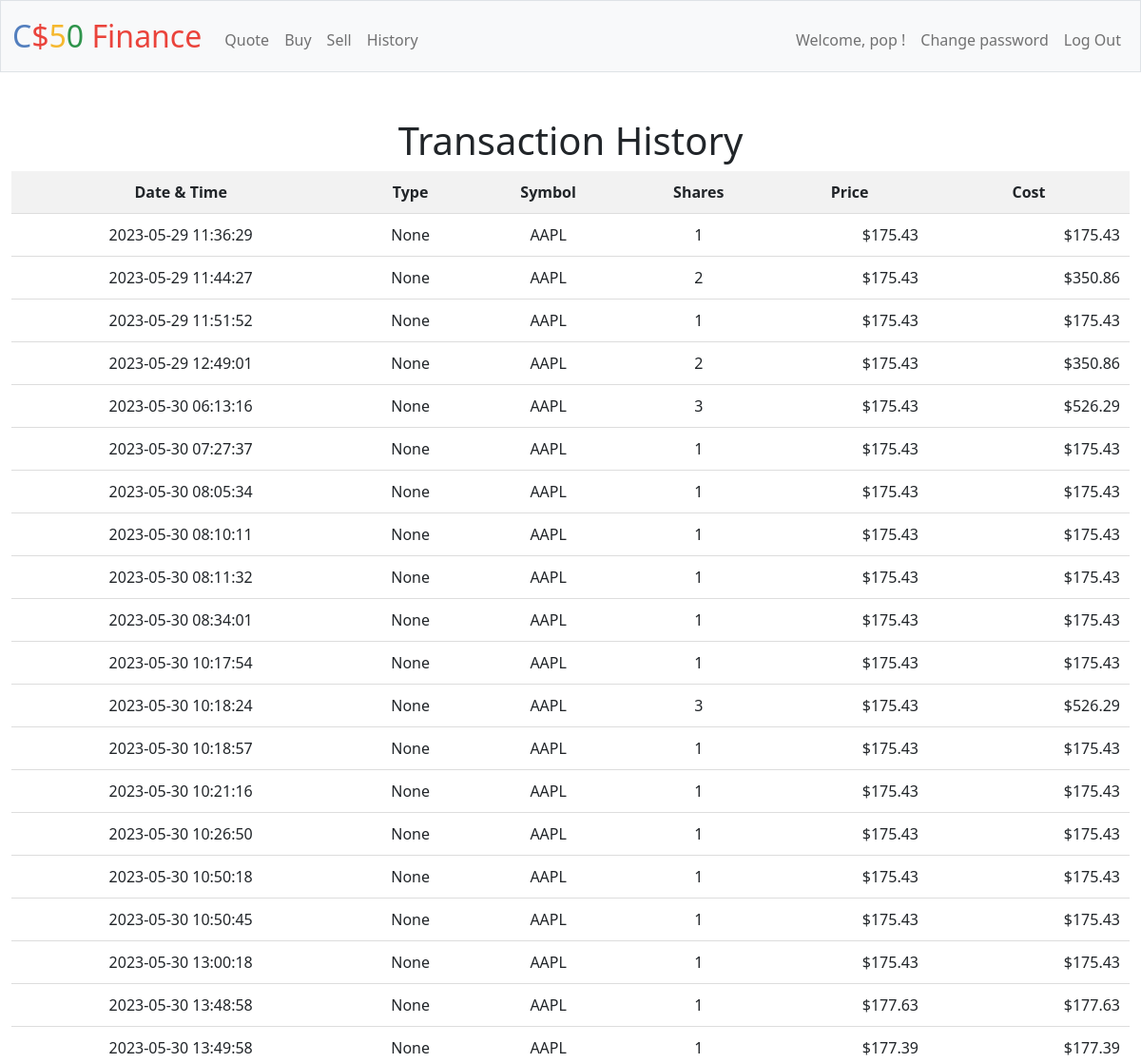
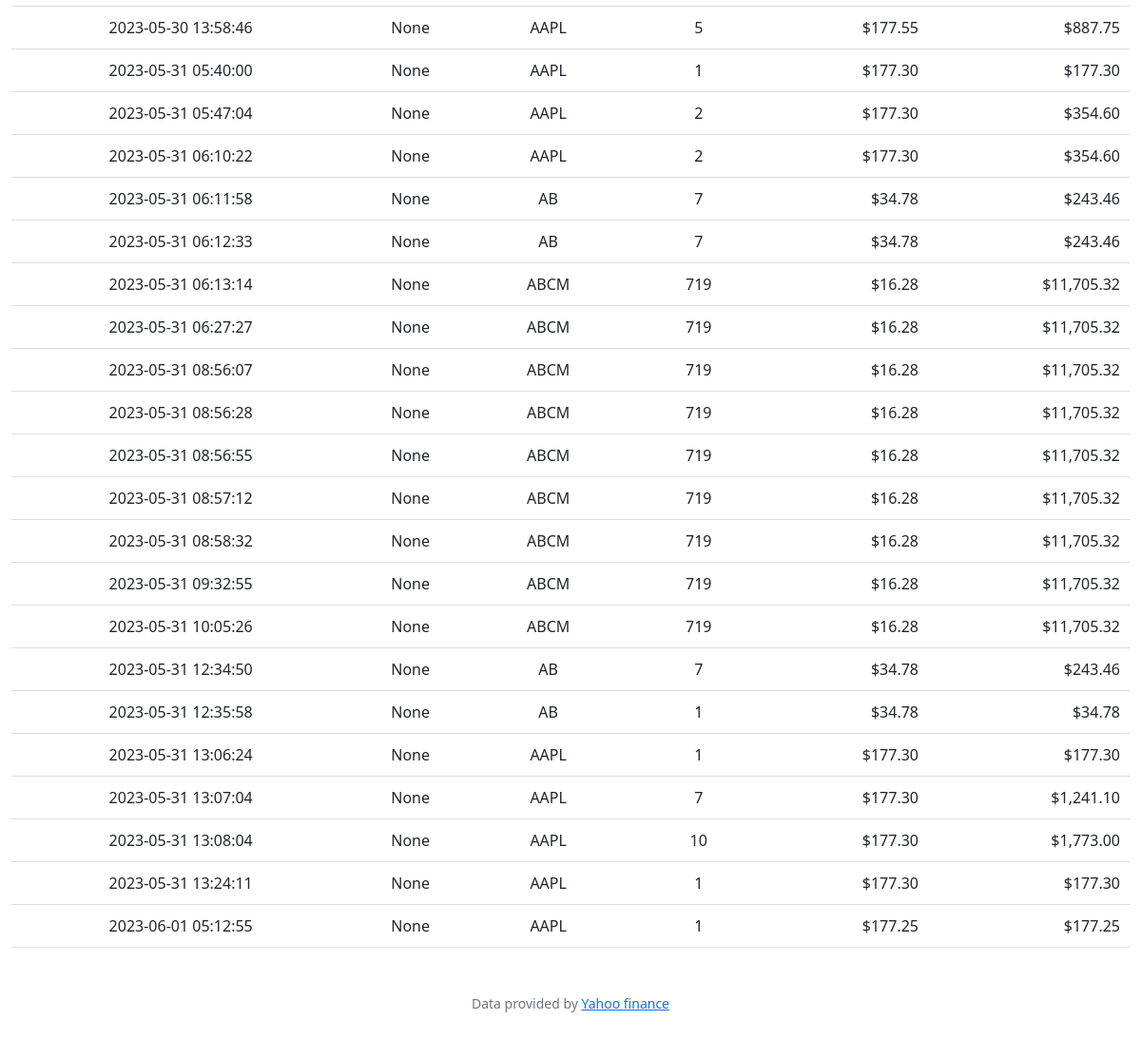
Screenshot of /history (signed in) with the database file from the repository (2 pictures, top to bottom).
### tables this page shows
CREATE TABLE purchases (
    id INTEGER PRIMARY KEY AUTOINCREMENT,
    user_id INTEGER NOT NULL,
    symbol TEXT NOT NULL,
    shares INTEGER NOT NULL,
    price NUMERIC NOT NULL,
    timestamp TIMESTAMP DEFAULT CURRENT_TIMESTAMP, 'type' TEXT,
    FOREIGN KEY (user_id) REFERENCES users (id)
);

### app.py (the view)
@app.route("/history")
@login_required
def history():
    transactions = db.execute("SELECT * FROM purchases WHERE user_id = ?", session["user_id"])
    return render_template("history.html", transactions=transactions)

### app.py (called while the page is built)
@app.after_request
def after_request(response):
    response.headers["Cache-Control"] = "no-cache, no-store, must-revalidate"
    response.headers["Expires"] = 0
    response.headers["Pragma"] = "no-cache"
    return response

### helpers.py (called while the page is built)
def login_required(f):
    @wraps(f)
    def decorated_function(*args, **kwargs):
        if session.get("user_id") is None:
            return redirect("/login")
        return f(*args, **kwargs)
    return decorated_function

def usd(value):
    return f"${value:,.2f}"

### templates/history.html (shortened to what this page needs)
{% extends "layout.html" %}
{% block main %}
<h1>Transaction History</h1>
{% if transactions %}
<table>
  <tr>
    <th>Date & Time</th>
    <th>Type</th>
    <th>Symbol</th>
    <th>Shares</th>
    <th>Price</th>
    <th>Cost</th>
  </tr>
  {% for transaction in transactions %}
  <tr>
    <td>{{ transaction["timestamp"] }}</td>
    <td>{{ transaction["type"] }}</td>
    <td>{{ transaction["symbol"] }}</td>
    <td>{{ transaction["shares"] | abs }}</td>
    <td class="text-end">{{ transaction["price"] | usd }}</td>
    <td class="text-end">{{ ((transaction["price"]) * (transaction["shares"] | abs )) | usd }}</td>
  {% endfor %}
</table>
{% else %}
<p>No transaction history available.</p>
{% endif %}
{% endblock %}

### templates/layout.html (shortened to what this page needs)
<!DOCTYPE html>
<html lang="en">
    <head>
        <link href="https://cdn.jsdelivr.net/npm/bootstrap@5.1.3/dist/css/bootstrap.min.css" rel="stylesheet">
        <link href="/static/styles.css" rel="stylesheet">
    </head>
    <body>
        <nav class="bg-light border navbar navbar-expand-md navbar-light">
            <div class="container-fluid">
                <a class="navbar-brand" href="/"><span class="blue">C</span><span class="red">$</span><span class="yellow">5</span><span class="green">0</span> <span class="red">Finance</span></a>
                <div class="collapse navbar-collapse" id="navbar">
                    {% if session["user_id"] %}
                        <ul class="navbar-nav me-auto mt-2">
                            <li class="nav-item"><a class="nav-link" href="/quote">Quote</a></li>
                            <li class="nav-item"><a class="nav-link" href="/buy">Buy</a></li>
                            <li class="nav-item"><a class="nav-link" href="/sell">Sell</a></li>
                            <li class="nav-item"><a class="nav-link" href="/history">History</a></li>
                        </ul>
                        <ul class="navbar-nav ms-auto mt-2">
                            <li class="nav-item"><span class="nav-link">Welcome, {{ session["user_name"] }} !</span></li>
                            <li class="nav-item"><a class="nav-link" href="/change_password">Change password</a></li>
                            <li class="nav-item"><a class="nav-link" href="/logout">Log Out</a></li>
                        </ul>
                    {% else %}
                        <ul class="navbar-nav ms-auto mt-2">
                            <li class="nav-item"><a class="nav-link" href="/register">Register</a></li>
                            <li class="nav-item"><a class="nav-link" href="/login">Log In</a></li>
                        </ul>
                    {% endif %}
                </div>
            </div>
        </nav>
        <main class="container-fluid py-5 text-center">
            {% block main %}{% endblock %}
        </main>
        <footer class="mb-5 small text-center text-muted">
            Data provided by <a href="https://finance.yahoo.com/" target="_blank">Yahoo finance</a>
        </footer>
    </body>
</html>

### static/styles.css (style rules this page uses)
nav .navbar-brand { font-size: xx-large; }
nav .navbar-brand .blue { color: #537fbe; }
nav .navbar-brand .red { color: #ea433b; }
nav .navbar-brand .yellow { color: #f5b82e; }
nav .navbar-brand .green { color: #2e944b; }
table { width: 100%; border-collapse: collapse; }
th, td { padding: 10px; text-align: center; border-bottom: 1px solid #ddd; }
th { background-color: #f2f2f2; }
.text-end { text-align: end; }

### rows the page displays
purchases: price+shares "$175.43"
purchases: price+shares "$350.86"
purchases: price+shares "$175.43"
purchases: price+shares "$350.86"
purchases: price+shares "$526.29"
purchases: price+shares "$175.43"
purchases: price+shares "$175.43"
purchases: price+shares "$175.43"
purchases: price+shares "$175.43"
purchases: price+shares "$175.43"
purchases: price+shares "$175.43"
purchases: price+shares "$526.29"
purchases: price+shares "$175.43"
purchases: price+shares "$175.43"
purchases: price+shares "$175.43"
purchases: price+shares "$175.43"
purchases: price+shares "$175.43"
purchases: price+shares "$175.43"
purchases: price+shares "$177.63"
purchases: price+shares "$177.39"
purchases: price+shares "$887.75"
purchases: price+shares "$177.30"
purchases: price+shares "$354.60"
purchases: price+shares "$354.60"
purchases: price+shares "$243.46"
purchases: price+shares "$243.46"
purchases: price+shares "$11,705.32"
purchases: price+shares "$11,705.32"
purchases: price+shares "$11,705.32"
purchases: price+shares "$11,705.32"
purchases: price+shares "$11,705.32"
purchases: price+shares "$11,705.32"
purchases: price+shares "$11,705.32"
purchases: price+shares "$11,705.32"
purchases: price+shares "$11,705.32"
purchases: price+shares "$243.46"
purchases: price+shares "$34.78"
purchases: price+shares "$177.30"
purchases: price+shares "$1,241.10"
purchases: price+shares "$1,773.00"
purchases: price+shares "$177.30"
purchases: price+shares "$177.25"

### other values shown
{{ session["user_name"] }} "pop"
